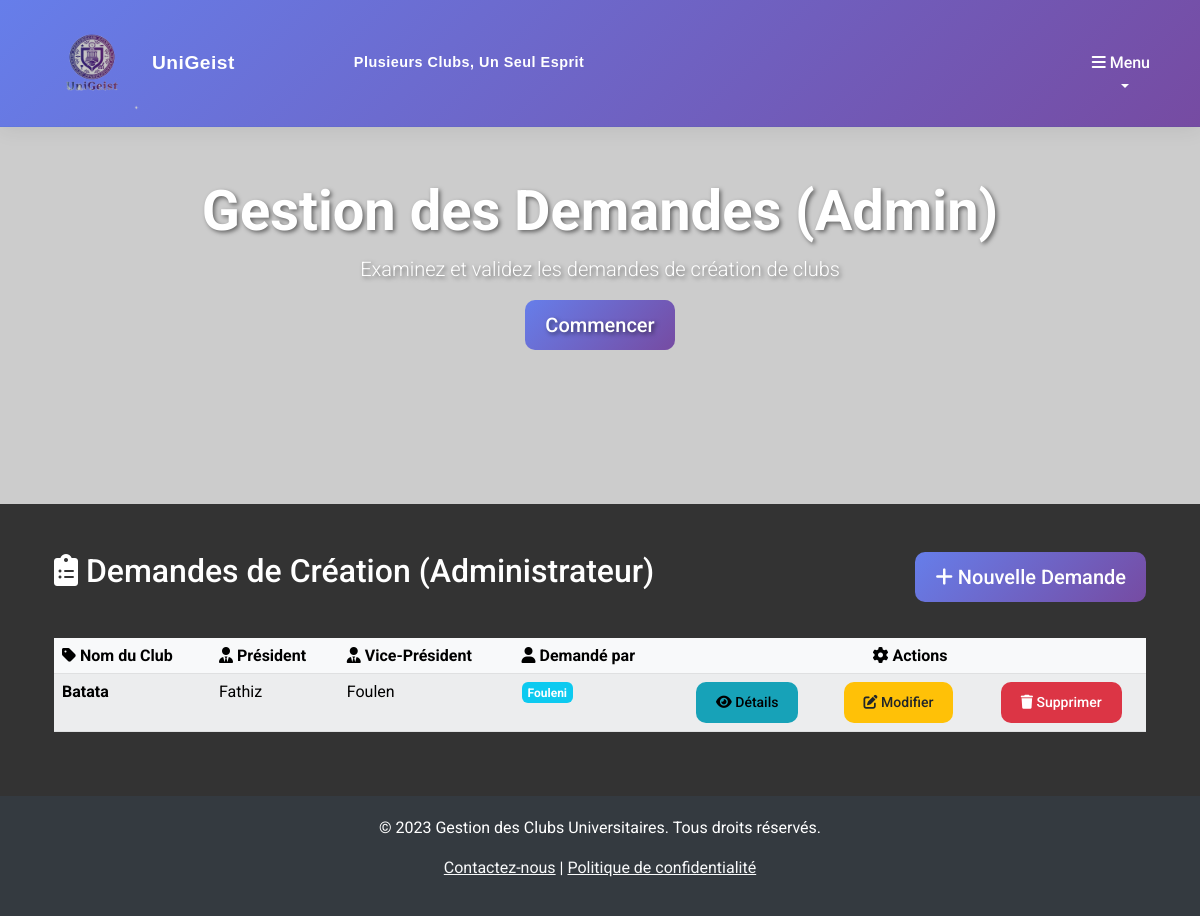
Screenshot of /club/admin/demandes/ with the database file from the repository.
### clubApp/models.py (models this page shows, shortened)
class Demande_creation_club(models.Model):
        validatorTitle = RegexValidator(
        regex=r'^[A-Za-z0-9\s]+$',
        message="This field should contain only alphanumeric characters and spaces."
    )
        validatorName = RegexValidator(
        regex=r'^[A-Za-z\s]+$',
        message="This field should contain only alphabetic characters and spaces."
    )
        demande_id = models.AutoField(primary_key=True)
        club_name = models.CharField(max_length=100, validators=[validatorTitle])
        club_description = models.TextField(validators=[MinLengthValidator(10,"Description must be at least 10 characters long.")], blank=True, null=True)
        president_name = models.CharField(max_length=100, validators=[validatorName])
        vice_president_name = models.CharField(max_length=100, validators=[validatorName])
        requested_by = models.CharField(max_length=100, validators=[validatorName])
        emailResponsable = models.EmailField(max_length=254, blank=True, null=True)
        emailClub = models.EmailField(max_length=254, blank=True, null=True)
        tel = models.CharField(max_length=15, validators=[RegexValidator(regex=r'^\+?\d{8}$', message="Phone number must be entered in the format: '99999999'. Up to 8 digits allowed.")])

### clubApp/views.py (the view)
# urls.py: path('admin/demandes/', DemandeCreationClubAdminListView.as_view(), name='demande_creation_club_admin_list_view'),
class DemandeCreationClubAdminListView(ListView):
    model = Demande_creation_club
    template_name = 'club/demande_creation_club_admin_list.html'
    context_object_name = 'demandes_admin'

### templates/club/demande_creation_club_admin_list.html (shortened to what this page needs)
{% extends 'base.html' %}
{% block hero_title %}Gestion des Demandes (Admin){% endblock %}
{% block hero_subtitle %}Examinez et validez les demandes de création de clubs{% endblock %}
{% block content %}
<div class="container my-5">
    <div class="row mb-4">
        <div class="col-md-8">
            <h2 class="mb-4"><i class="fas fa-clipboard-list"></i> Demandes de Création (Administrateur)</h2>
        </div>
        <div class="col-md-4 text-md-end">
            <a href="{% url 'demande_creation_club_create_view' %}" class="btn btn-primary btn-lg">
                <i class="fas fa-plus"></i> Nouvelle Demande
            </a>
        </div>
    </div>
    {% if demandes_admin %}
    <div class="table-responsive">
        <table class="table table-hover table-striped">
            <thead class="table-light">
                <tr>
                    <th><i class="fas fa-tag"></i> Nom du Club</th>
                    <th><i class="fas fa-user-tie"></i> Président</th>
                    <th><i class="fas fa-user-tie"></i> Vice-Président</th>
                    <th><i class="fas fa-user"></i> Demandé par</th>
                    <th colspan="3" class="text-center"><i class="fas fa-cog"></i> Actions</th>
                </tr>
            </thead>
            <tbody>
                {% for demande_admin in demandes_admin %}
                <tr>
                    <td><strong>{{ demande_admin.club_name }}</strong></td>
                    <td>{{ demande_admin.president_name }}</td>
                    <td>{{ demande_admin.vice_president_name }}</td>
                    <td>
                        <span class="badge bg-info">{{ demande_admin.requested_by }}</span>
                    </td>
                    <td class="text-center">
                        <a href="{% url 'demande_creation_club_detail_view' demande_admin.demande_id %}" class="btn btn-sm btn-info" title="Voir les détails">
                            <i class="fas fa-eye"></i> Détails
                        </a>
                    </td>
                    <td class="text-center">
                        <a href="{% url 'demande_creation_club_update_view' demande_admin.demande_id %}" class="btn btn-sm btn-warning" title="Modifier">
                            <i class="fas fa-edit"></i> Modifier
                        </a>
                    </td>
                    <td class="text-center">
                        <a href="{% url 'demande_creation_club_delete_view' demande_admin.demande_id %}" class="btn btn-sm btn-danger" title="Supprimer">
                            <i class="fas fa-trash"></i> Supprimer
                        </a>
                    </td>
                </tr>
                {% endfor %}
            </tbody>
        </table>
    </div>
    {% else %}
    <div class="alert alert-info" role="alert">
        <i class="fas fa-info-circle"></i> <strong>Aucune demande à traiter</strong>
        <p class="mt-2">Toutes les demandes de création de clubs ont été traitées.</p>
    </div>
    {% endif %}
</div>
{% endblock %}

### static/css/style.css (style rules this page uses)
body { font-family: 'Roboto', sans-serif; background: #333333; color: #ffffff; min-height: 100vh; }
.btn { border-radius: 10px; padding: 10px 20px; font-weight: 500; transition: all 0.3s ease; }
.btn-primary { background: linear-gradient(135deg, #667eea 0%, #764ba2 100%); border: none; }
.btn-info { background: #17a2b8; border: none; }
.btn-warning { background: #ffc107; border: none; color: #212529; }
.btn-danger { background: #dc3545; border: none; }
.badge { font-size: 0.75em; padding: 0.375em 0.5em; border-radius: 0.375rem; }

### rows the page displays
Demande_creation_club: club_name "Batata", president_name "Fathiz", vice_president_name "Foulen", requested_by "Fouleni"
